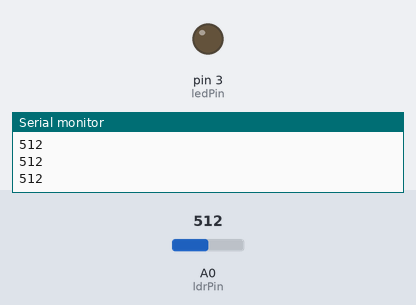
The sketch below on a simulated Arduino Uno, built with avr-gcc and run on an emulated ATmega328P. On the bench: output pins drawn as LEDs (lit = HIGH), the last lines printed to the serial monitor. The test bench sets the inputs (shaded band); at power-on: A0 (ldrPin) = 512.

Above: at 1.2 s.
1.3 s: A0 (ldrPin) set to 513
At 2.5 s:
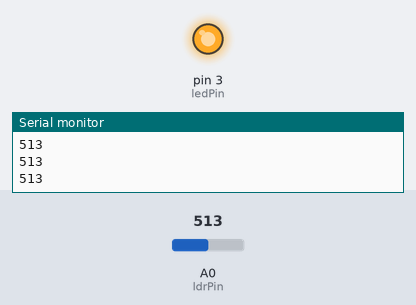
2.8 s: A0 (ldrPin) set to 306
At 3.7 s:
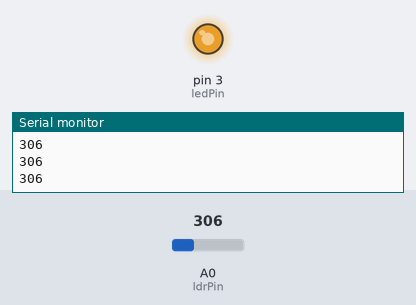
4.3 s: A0 (ldrPin) set to 263
At 4.8 s:
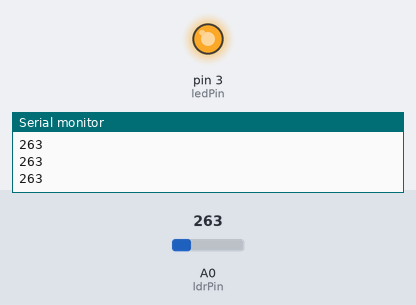
5.8 s: A0 (ldrPin) set to 256
At 7.0 s:
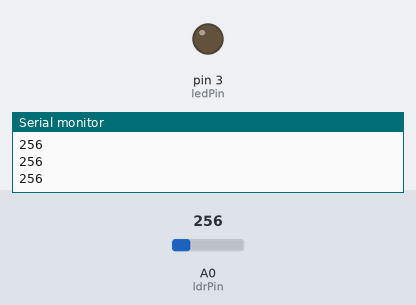
7.3 s: A0 (ldrPin) set to 122
At 8.3 s:
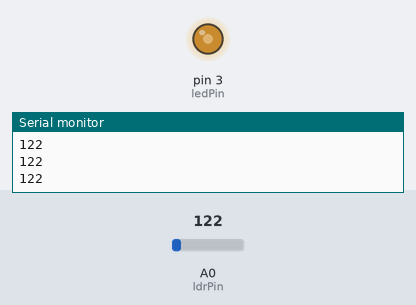
8.8 s: A0 (ldrPin) set to 0
At 9.5 s:
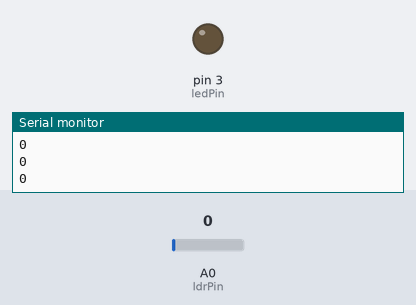
Timing chart, 0 to 11.3 s (numbered marks = the images above; inputs shaded):
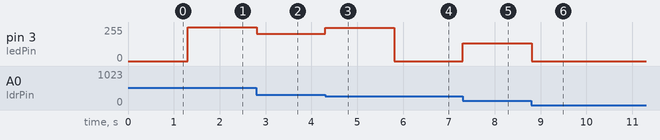

Measured:
- the behaviour switches between 512 and 513 on A0 (ldrPin) (found by bisection; images 0 and 1)
- the behaviour switches between 257 and 256 on A0 (ldrPin) (found by bisection; images 3 and 4)
- after the input at 1.3 s, pin 3 (ledPin): 0/255 → 255/255 at once
- after the input at 2.8 s, pin 3 (ledPin): 255/255 → 206/255 at once
- after the input at 4.3 s, pin 3 (ledPin): 206/255 → 249/255 at once
- after the input at 5.8 s, pin 3 (ledPin): 249/255 → 0/255 at once
- after the input at 7.3 s, pin 3 (ledPin): 0/255 → 134/255 at once
- after the input at 8.8 s, pin 3 (ledPin): 134/255 → 0/255 at once

The sketch:

13.ino
```cpp
// Interfacing Arduino uno with LDR sensor
const int ledPin = 3; // digital pin 3
const int ldrPin = A0; // analog pin 0
void setup() { // The setup() function will only run once, after each powerup or reset of the Arduino board.
Serial.begin(9600);
pinMode(ledPin, OUTPUT); // Here LED is determined as an output or an indicator.
pinMode(ldrPin, INPUT); // Here LDR sensor is determined as input.
}
void loop() { // Void loop is ran again and again and contains main code.
int ldrStatus = analogRead(ldrPin);
if (ldrStatus <= 800) {analogWrite(ledPin, 1024-ldrStatus);
Serial.println(ldrStatus);
} else {
analogWrite(ledPin, 0);
Serial.println(ldrStatus);
}
}
```
